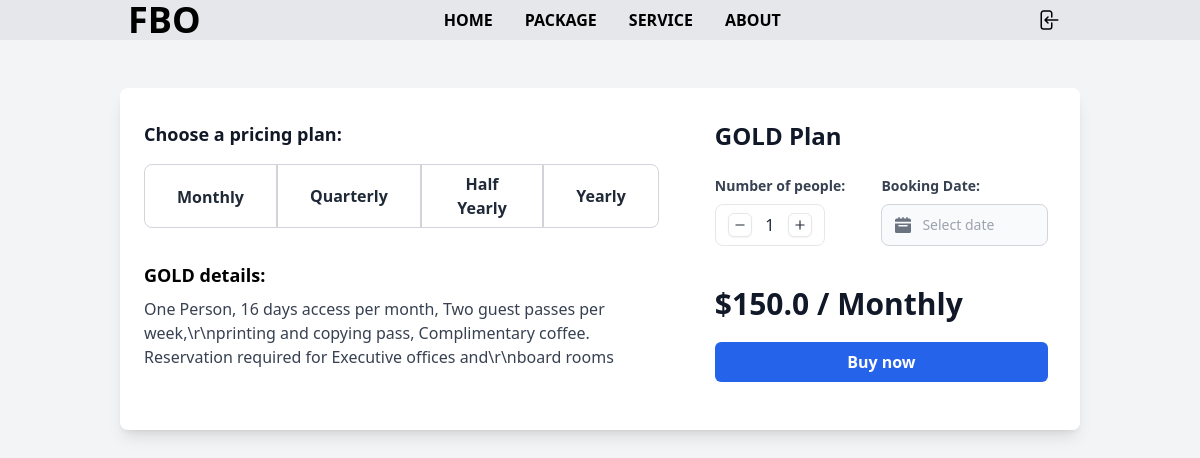
Page /plans/gold/ on the committed database.
### memberships/models.py (models this page shows, shortened)
class Pricing(models.Model):
    PACKAGE_OPTIONS = (
        ("Monthly", _("Monthly")),
        ("Quarterly", _("Quarterly")),
        ("Half Yearly", _("Half Yearly")),
        ("Yearly", _("Yearly")),
    )
    membership_plan: Iterable[MembershipPlans] = models.ForeignKey(
        MembershipPlans, on_delete=models.CASCADE, verbose_name="Membership Plan"
    )
    package: str = models.CharField(
        max_length=20,
        choices=PACKAGE_OPTIONS,
        default="monthly",
        verbose_name="Package",
    )
    slug: str = models.SlugField(max_length=100, db_index=True, unique=True, default="")
    discerption: str = models.TextField(null=True, blank=True)
    days: int = models.IntegerField(default=30, verbose_name="Days")
    price: float = models.FloatField(default=0.0, verbose_name="Price")
    created_at: str = models.DateTimeField(auto_now_add=True)
    updated_at: str = models.DateTimeField(auto_now=True)
    class Meta:
        verbose_name: str = "Pricing"
        verbose_name_plural: str = "Pricings"
        ordering: List[str] = ["created_at"]

class MembershipPlans(models.Model):
    name: str = models.CharField(max_length=100, db_index=True)
    slug: str = models.SlugField(max_length=100, db_index=True, unique=True)
    description: str = models.TextField(null=True, blank=True)
    price: float = models.FloatField(default=0.0)
    access_to_services: Iterable[MembershipServices] = models.ManyToManyField(
        MembershipServices
    )
    created_at: str = models.DateTimeField(auto_now_add=True)
    updated_at: str = models.DateTimeField(auto_now=True)
    class Meta:
        verbose_name: str = "Membership Plan"
        verbose_name_plural: str = "Membership Plans"
        ordering: List[str] = ["created_at"]

### memberships/views/home.py (the view)
# urls.py: path("plans/<slug:slug>/", PlanDetailView.as_view(), name="plan_detail"),
class PlanDetailView(DetailView):
    template_name = "memberships/plan_detail.html"
    model = MembershipPlans
    context_object_name = "membershipPlan"
    slug_field = "slug"
    slug_url_kwarg = "slug"
    def get_context_data(self, **kwargs):
        context = super().get_context_data(**kwargs)
        pricings = Pricing.objects.filter(membership_plan=self.object)
        context["title"] = "Plan Detail"
        context["pricings"] = pricings
        return context

### templates/memberships/plan_detail.html (shortened to what this page needs)
{% extends "memberships_base.html" %}  {% block contentBody %}
<section class="h-screen py-12 bg-gray-100">
  <div class="max-w-5xl mx-auto sm:px-6 lg:px-8">
    <div class="bg-white shadow-lg rounded-lg md:flex border-1">
      <div class="px-6 py-8">
        <h3 class="text-lg font-semibold text-gray-900 mb-4">
          Choose a pricing plan:
        </h3>
        <ul class="md:flex grid grid-cols-2">
          {% for pricing in pricings %} {% if forloop.counter == 1 %}
          <li class="mb-px">
            <button
              onclick="changePrice( '{{ pricing.price }}', '{{ pricing.package }}', `{{ pricing.discerption }}`, '{{ pricing.slug }}', '{{ membershipPlan.slug}}')"
              id="{{pricing.slug}}"
              class="w-full h-16 md:py-5 px-8 bg-white border border-gray-300 md:rounded-l-lg font-semibold text-gray-800 hover:bg-gray-300 btns"
            >
              {{ pricing.package }}
            </button>
          </li>
          {% elif forloop.counter == 4 %}
          <li class="mb-px">
            <button
              onclick="changePrice( '{{ pricing.price }}', '{{ pricing.package }}', `{{ pricing.discerption }}`, '{{ pricing.slug }}', '{{ membershipPlan.slug}}')"
              id="{{pricing.slug}}"
              class="w-full h-16 py-2 px-8 bg-white border border-gray-300 md:rounded-r-lg font-semibold text-gray-800 hover:bg-gray-300 btns"
            >
              {{ pricing.package }}
            </button>
          </li>
          {% else %}
          <li class="mb-px">
            <button
              onclick="changePrice( '{{ pricing.price }}', '{{ pricing.package }}', `{{ pricing.discerption }}`, '{{ pricing.slug }}', '{{ membershipPlan.slug}}')"
              id="{{pricing.slug}}"
              class="w-full h-16 px-8 bg-white border border-gray-300 font-semibold text-gray-800 hover:bg-gray-300 btns"
            >
              {{ pricing.package }}
            </button>
          </li>
          {% endif %} {% endfor %}
        </ul>
        <div class="mt-8 md:w-full">
          <div class="text-lg font-semibold mb-2">
            {{ membershipPlan.name }} details:
          </div>
          <p class="text-gray-700" id="membership_discerption">
            {{ membershipPlan.description }}
          </p>
        </div>
      </div>
      <div class="bg-white rounded-lg md:w-full p-8">
          <form method="POST"
            id="membership_form"
          >
          <div class="text-2xl font-bold text-gray-900 mb-6">
            {{ membershipPlan.name }} Plan
          </div>
          <div class="flex justify-between pb-5">
            <div class="relative z-0 w-full mb-5 group">
              <label class="block text-gray-700 text-sm font-bold mb-2"
                >Number of people:</label
              >
              <div
                class="py-2 px-3 inline-block bg-white border border-gray-200 rounded-lg"
              >
                <div class="flex items-center gap-x-1.5">
                  <button
                    type="button"
                    id="decrement"
                    class="size-6 inline-flex justify-center items-center gap-x-2 text-sm font-medium rounded-md border border-gray-200 bg-white text-gray-800 shadow-sm hover:bg-gray-50 disabled:opacity-50 disabled:pointer-events-none"
                    data-hs-input-number-decrement=""
                  >
                    <svg
                      class="flex-shrink-0 size-3.5"
                      xmlns="http://www.w3.org/2000/svg"
                      width="24"
                      height="24"
                      viewBox="0 0 24 24"
                      fill="none"
                      stroke="currentColor"
                      stroke-width="2"
                      stroke-linecap="round"
                      stroke-linejoin="round"
                    >
                      <path d="M5 12h14"></path>
                    </svg>
                  </button>
                  <input
                    id="quantity"
                    name="number_of_people"
                    class="p-0 w-6 bg-transparent border-0 text-gray-800 text-center focus:ring-0"
                    type="text"
                    value="1"
                  />
                  <button
                    type="button"
                    id="increment"
                    class="size-6 inline-flex justify-center items-center gap-x-2 text-sm font-medium rounded-md border border-gray-200 bg-white text-gray-800 shadow-sm hover:bg-gray-50 disabled:opacity-50 disabled:pointer-events-none"
                    data-hs-input-number-increment=""
                  >
                    <svg
                      class="flex-shrink-0 size-3.5"
                      xmlns="http://www.w3.org/2000/svg"
                      width="24"
                      height="24"
                      viewBox="0 0 24 24"
                      fill="none"
                      stroke="currentColor"
                      stroke-width="2"
                      stroke-linecap="round"
                      stroke-linejoin="round"
                    >
                      <path d="M5 12h14"></path>
                      <path d="M12 5v14"></path>
                    </svg>
                  </button>
                </div>
              </div>
            </div>
            <div class="relative z-0 w-full mb-5 group">
              <label class="block text-gray-700 text-sm font-bold mb-2"
                >Booking Date:</label
              >
              <div class="relative max-w-sm">
                <div
                  class="absolute inset-y-0 start-0 flex items-center ps-3.5 pointer-events-none"
                >
                </div>
                <input
                  datepicker
                  type="text"
                  id="booking_date"
                  name="booking_date"
                  class="bg-gray-50 border border-gray-300 text-gray-900 text-sm rounded-lg focus:ring-blue-500 focus:border-blue-500 block w-full ps-10 p-2.5"
                  placeholder="Select date"
                  onblur="checkDate()"
                />
              </div>
            </div>
          </div>
          <div
            class="text-3xl font-semibold text-gray-900"
            id="membership_price"
          >
            ${{ membershipPlan.price }} / Monthly
          </div>
          <button
            id="buy_now"
            class="block w-full py-2 px-4 mt-5 bg-blue-600 text-white font-bold rounded-md text-center hover:bg-blue-700 focus:ring-2 mb-4"
          >
            Buy now
          </button>
          </form>
        </div>
    </div>
  </div>
</section>
{% endblock %}

### rows in the picture
Pricing: package "Monthly"
Pricing: package "Quarterly"
Pricing: package "Half Yearly"
Pricing: package "Yearly"
MembershipPlans: name "GOLD", description "One Person, 16 days access per month, Two guest passes per week,\\r\\nprinting and copying pass, Complimentary coffee. Reservation required for Executive offices and\\r\\nboard rooms", price "150.0"
